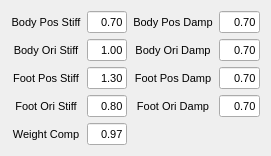
  <widget class="QWidget" name="layoutWidget">
   <property name="geometry">
    <rect>
     <x>27</x>
     <y>192</y>
     <width>271</width>
     <height>136</height>
    </rect>
   </property>
   <layout class="QGridLayout" name="gridLayout_4">
    <item row="0" column="0">
     <widget class="QLabel" name="label_98">
      <property name="font">
       <font>
        <pointsize>8</pointsize>
       </font>
      </property>
      <property name="text">
       <string>Body Pos Stiff</string>
      </property>
      <property name="alignment">
       <set>Qt::AlignCenter</set>
      </property>
     </widget>
    </item>
    <item row="0" column="1">
     <widget class="QLineEdit" name="CON_RSSP_GAIN_BODY_POS_STIFF">
      <property name="font">
       <font>
        <pointsize>8</pointsize>
       </font>
      </property>
      <property name="text">
       <string>0.70</string>
      </property>
      <property name="alignment">
       <set>Qt::AlignRight|Qt::AlignTrailing|Qt::AlignVCenter</set>
      </property>
     </widget>
    </item>
    <item row="0" column="2">
     <widget class="QLabel" name="label_99">
      <property name="font">
       <font>
        <pointsize>8</pointsize>
       </font>
      </property>
      <property name="text">
       <string>Body Pos Damp</string>
      </property>
      <property name="alignment">
       <set>Qt::AlignCenter</set>
      </property>
     </widget>
    </item>
    <item row="0" column="3">
     <widget class="QLineEdit" name="CON_RSSP_GAIN_BODY_POS_DAMP">
      <property name="font">
       <font>
        <pointsize>8</pointsize>
       </font>
      </property>
      <property name="text">
       <string>0.70</string>
      </property>
      <property name="alignment">
       <set>Qt::AlignRight|Qt::AlignTrailing|Qt::AlignVCenter</set>
      </property>
     </widget>
    </item>
    <item row="1" column="0">
     <widget class="QLabel" name="label_100">
      <property name="font">
       <font>
        <pointsize>8</pointsize>
       </font>
      </property>
      <property name="text">
       <string>Body Ori Stiff</string>
      </property>
      <property name="alignment">
       <set>Qt::AlignCenter</set>
      </property>
     </widget>
    </item>
    <item row="1" column="1">
     <widget class="QLineEdit" name="CON_RSSP_GAIN_BODY_ORI_STIFF">
      <property name="font">
       <font>
        <pointsize>8</pointsize>
       </font>
      </property>
      <property name="text">
       <string>1.00</string>
      </property>
      <property name="alignment">
       <set>Qt::AlignRight|Qt::AlignTrailing|Qt::AlignVCenter</set>
      </property>
     </widget>
    </item>
    <item row="1" column="2">
     <widget class="QLabel" name="label_101">
      <property name="font">
       <font>
        <pointsize>8</pointsize>
       </font>
      </property>
      <property name="text">
       <string>Body Ori Damp</string>
      </property>
      <property name="alignment">
       <set>Qt::AlignCenter</set>
      </property>
     </widget>
    </item>
    <item row="1" column="3">
     <widget class="QLineEdit" name="CON_RSSP_GAIN_BODY_ORI_DAMP">
      <property name="font">
       <font>
        <pointsize>8</pointsize>
       </font>
      </property>
      <property name="text">
       <string>0.70</string>
      </property>
      <property name="alignment">
       <set>Qt::AlignRight|Qt::AlignTrailing|Qt::AlignVCenter</set>
      </property>
     </widget>
    </item>
    <item row="2" column="0">
     <widget class="QLabel" name="label_102">
      <property name="font">
       <font>
        <pointsize>8</pointsize>
       </font>
      </property>
      <property name="text">
       <string>Foot Pos Stiff</string>
      </property>
      <property name="alignment">
       <set>Qt::AlignCenter</set>
      </property>
     </widget>
    </item>
    <item row="2" column="1">
     <widget class="QLineEdit" name="CON_RSSP_GAIN_FOOT_POS_STIFF">
      <property name="font">
       <font>
        <pointsize>8</pointsize>
       </font>
      </property>
      <property name="text">
       <string>1.30</string>
      </property>
      <property name="alignment">
       <set>Qt::AlignRight|Qt::AlignTrailing|Qt::AlignVCenter</set>
      </property>
     </widget>
    </item>
    <item row="2" column="2">
     <widget class="QLabel" name="label_103">
      <property name="font">
       <font>
        <pointsize>8</pointsize>
       </font>
      </property>
      <property name="text">
       <string>Foot Pos Damp</string>
      </property>
      <property name="alignment">
       <set>Qt::AlignCenter</set>
      </property>
     </widget>
    </item>
    <item row="2" column="3">
     <widget class="QLineEdit" name="CON_RSSP_GAIN_FOOT_POS_DAMP">
      <property name="font">
       <font>
        <pointsize>8</pointsize>
       </font>
      </property>
      <property name="text">
       <string>0.70</string>
      </property>
      <property name="alignment">
       <set>Qt::AlignRight|Qt::AlignTrailing|Qt::AlignVCenter</set>
      </property>
     </widget>
    </item>
    <item row="3" column="0">
     <widget class="QLabel" name="label_104">
      <property name="font">
       <font>
        <pointsize>8</pointsize>
       </font>
      </property>
      <property name="text">
       <string>Foot Ori Stiff</string>
      </property>
      <property name="alignment">
       <set>Qt::AlignCenter</set>
      </property>
     </widget>
    </item>
    <item row="3" column="1">
     <widget class="QLineEdit" name="CON_RSSP_GAIN_FOOT_ORI_STIFF">
      <property name="font">
       <font>
        <pointsize>8</pointsize>
       </font>
      </property>
      <property name="text">
       <string>0.80</string>
      </property>
      <property name="alignment">
       <set>Qt::AlignRight|Qt::AlignTrailing|Qt::AlignVCenter</set>
      </property>
     </widget>
    </item>
    <item row="3" column="2">
     <widget class="QLabel" name="label_105">
      <property name="font">
       <font>
        <pointsize>8</pointsize>
       </font>
      </property>
      <property name="text">
       <string>Foot Ori Damp</string>
      </property>
      <property name="alignment">
       <set>Qt::AlignCenter</set>
      </property>
     </widget>
    </item>
    <item row="3" column="3">
     <widget class="QLineEdit" name="CON_RSSP_GAIN_FOOT_ORI_DAMP">
      <property name="font">
       <font>
        <pointsize>8</pointsize>
       </font>
      </property>
      <property name="text">
       <string>0.70</string>
      </property>
      <property name="alignment">
       <set>Qt::AlignRight|Qt::AlignTrailing|Qt::AlignVCenter</set>
      </property>
     </widget>
    </item>
    <item row="4" column="0">
     <widget class="QLabel" name="label_115">
      <property name="font">
       <font>
        <pointsize>8</pointsize>
       </font>
      </property>
      <property name="text">
       <string>Weight Comp</string>
      </property>
      <property name="alignment">
       <set>Qt::AlignCenter</set>
      </property>
     </widget>
    </item>
    <item row="4" column="1">
     <widget class="QLineEdit" name="CON_RSSP_GAIN_WEIGHT_COMP">
      <property name="font">
       <font>
        <pointsize>8</pointsize>
       </font>
      </property>
      <property name="text">
       <string>0.97</string>
      </property>
      <property name="alignment">
       <set>Qt::AlignRight|Qt::AlignTrailing|Qt::AlignVCenter</set>
      </property>
     </widget>
    </item>
   </layout>
  </widget>
